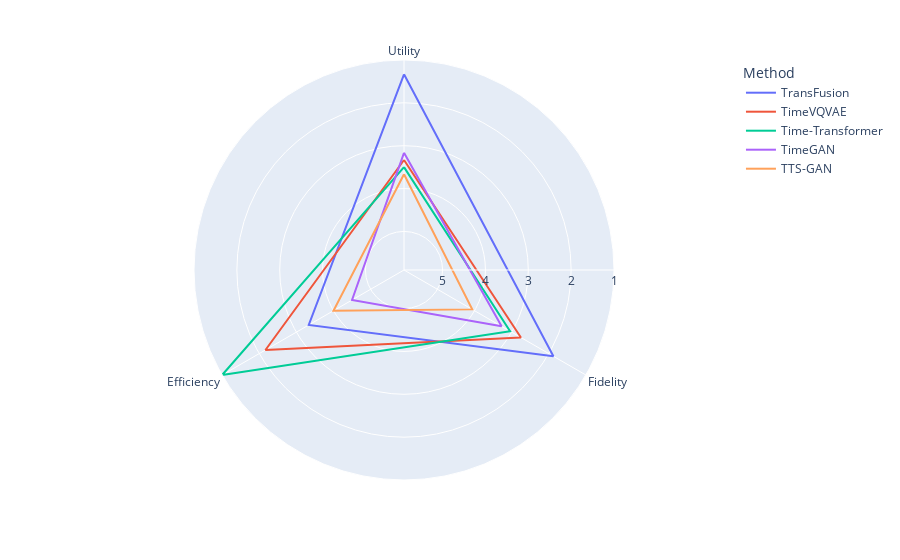

Notebook code for this chart:
### Code cell
fig_spider_utility_fidelity_efficiency = px.line_polar(rankings_metrics_grouped.reset_index().melt(id_vars="Method"), r='value', theta='variable', color="Method", line_close=True) \
    .update_layout(polar={"radialaxis": {"range": [5.9,1], "dtick": 1}})
fig_spider_utility_fidelity_efficiency

### Figure 1 — Plotly figure (JSON) as saved in the notebook; plotly's stock layout.template omitted (floating-point values rounded to 4 significant figures)
{"data": [{"hovertemplate": "Method=TransFusion<br>value=%{r}<br>variable=%{theta}<extra></extra>", "legendgroup": "TransFusion", "line": {"color": "#636efa", "dash": "solid"}, "marker": {"symbol": "circle"}, "mode": "lines", "name": "TransFusion", "r": [1.333, 1.875, 3.333, 1.333], "showlegend": true, "subplot": "polar", "theta": ["Utility", "Fidelity", "Efficiency", "Utility"], "type": "scatterpolar"}, {"hovertemplate": "Method=TimeVQVAE<br>value=%{r}<br>variable=%{theta}<extra></extra>", "legendgroup": "TimeVQVAE", "line": {"color": "#EF553B", "dash": "solid"}, "marker": {"symbol": "circle"}, "mode": "lines", "name": "TimeVQVAE", "r": [3.333, 2.75, 2.167, 3.333], "showlegend": true, "subplot": "polar", "theta": ["Utility", "Fidelity", "Efficiency", "Utility"], "type": "scatterpolar"}, {"hovertemplate": "Method=Time-Transformer<br>value=%{r}<br>variable=%{theta}<extra></extra>", "legendgroup": "Time-Transformer", "line": {"color": "#00cc96", "dash": "solid"}, "marker": {"symbol": "circle"}, "mode": "lines", "name": "Time-Transformer", "r": [3.5, 3.042, 1, 3.5], "showlegend": true, "subplot": "polar", "theta": ["Utility", "Fidelity", "Efficiency", "Utility"], "type": "scatterpolar"}, {"hovertemplate": "Method=TimeGAN<br>value=%{r}<br>variable=%{theta}<extra></extra>", "legendgroup": "TimeGAN", "line": {"color": "#ab63fa", "dash": "solid"}, "marker": {"symbol": "circle"}, "mode": "lines", "name": "TimeGAN", "r": [3.167, 3.271, 4.5, 3.167], "showlegend": true, "subplot": "polar", "theta": ["Utility", "Fidelity", "Efficiency", "Utility"], "type": "scatterpolar"}, {"hovertemplate": "Method=TTS-GAN<br>value=%{r}<br>variable=%{theta}<extra></extra>", "legendgroup": "TTS-GAN", "line": {"color": "#FFA15A", "dash": "solid"}, "marker": {"symbol": "circle"}, "mode": "lines", "name": "TTS-GAN", "r": [3.667, 4.062, 4, 3.667], "showlegend": true, "subplot": "polar", "theta": ["Utility", "Fidelity", "Efficiency", "Utility"], "type": "scatterpolar"}], "layout": {"legend": {"title": {"text": "Method"}, "tracegroupgap": 0}, "margin": {"t": 60}, "polar": {"angularaxis": {"direction": "clockwise", "rotation": 90}, "domain": {"x": [0, 1], "y": [0, 1]}, "radialaxis": {"dtick": 1, "range": [5.9, 1]}}}}
